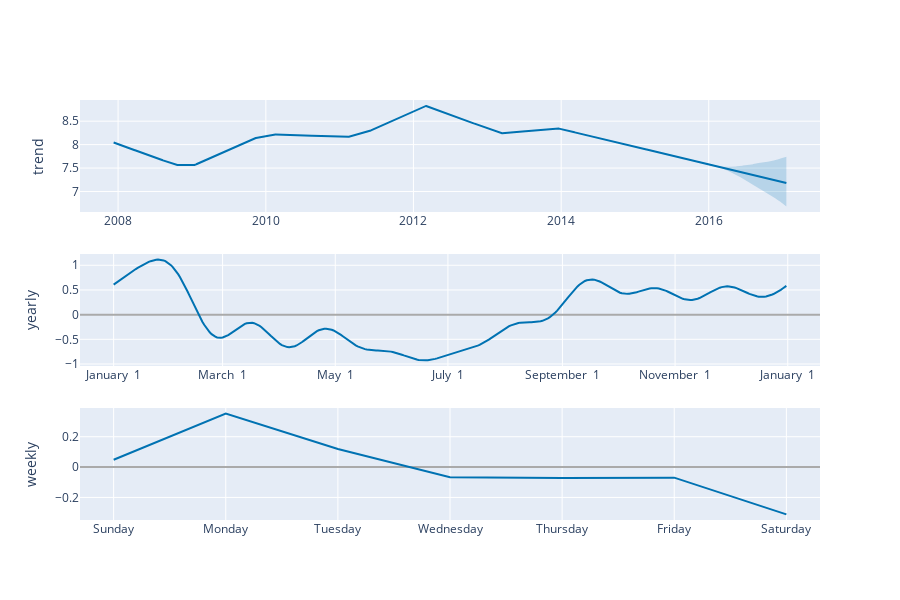

The notebook cell saved with this chart:
### Code cell
plot_components_plotly(model, forecast)

### Figure 1 — Plotly figure (JSON) as saved in the notebook; plotly's stock layout.template omitted (floating-point values rounded to 4 significant figures; data arrays with more than 128 entries replaced by an {"elided": "..."} marker saying what was removed)
{"data": [{"line": {"color": "#0072B2", "width": 2}, "mode": "lines", "name": "trend", "type": "scatter", "x": {"elided": "3270 str values"}, "xaxis": "x", "y": {"elided": "3270 float values"}, "yaxis": "y"}, {"line": {"color": "rgba(0, 114, 178, 0.2)", "width": 0}, "mode": "lines", "name": "trend_upper", "type": "scatter", "x": {"elided": "3270 str values"}, "xaxis": "x", "y": {"elided": "3270 float values"}, "yaxis": "y"}, {"fill": "tonexty", "fillcolor": "rgba(0, 114, 178, 0.2)", "line": {"color": "rgba(0, 114, 178, 0.2)", "width": 0}, "mode": "lines", "name": "trend_lower", "type": "scatter", "x": {"elided": "3270 str values"}, "xaxis": "x", "y": {"elided": "3270 float values"}, "yaxis": "y"}, {"line": {"color": "#0072B2", "width": 2}, "mode": "lines", "name": "yearly", "type": "scatter", "x": {"elided": "365 str values"}, "xaxis": "x2", "y": {"elided": "365 float values"}, "yaxis": "y2"}, {"line": {"color": "#0072B2", "width": 2}, "mode": "lines", "name": "weekly", "type": "scatter", "x": ["2017-01-01T00:00:00.000000000", "2017-01-02T00:00:00.000000000", "2017-01-03T00:00:00.000000000", "2017-01-04T00:00:00.000000000", "2017-01-05T00:00:00.000000000", "2017-01-06T00:00:00.000000000", "2017-01-07T00:00:00.000000000"], "xaxis": "x3", "y": [0.04826, 0.3523, 0.1197, -0.06666, -0.07225, -0.06958, -0.3117], "yaxis": "y3"}], "layout": {"height": 600, "showlegend": false, "width": 900, "xaxis": {"anchor": "y", "domain": [0, 1], "range": ["2007-06-26T14:24:00", "2017-07-04T09:36:00"], "type": "date"}, "xaxis2": {"anchor": "y2", "domain": [0, 1], "range": ["2016-12-13T18:54:02.958904115", "2018-01-18T11:04:57.863013581"], "tickformat": "%B %e", "type": "date"}, "xaxis3": {"anchor": "y3", "domain": [0, 1], "range": ["2016-12-31T16:48:00", "2017-01-07T07:12:00"], "tickformat": "%A", "type": "date"}, "yaxis": {"anchor": "x", "domain": [0.7333, 1], "rangemode": "normal", "title": {"text": "trend"}, "zerolinecolor": "#AAA"}, "yaxis2": {"anchor": "x2", "domain": [0.3667, 0.6333], "title": {"text": "yearly"}, "zerolinecolor": "#AAA"}, "yaxis3": {"anchor": "x3", "domain": [0, 0.2667], "title": {"text": "weekly"}, "zerolinecolor": "#AAA"}}}
